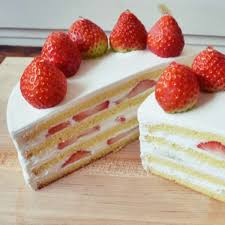
#> input picture img/s2.jpg, 225 x 225 px
$ jupyter execute strawberry_detect.ipynb
#> lines starting #> are read from the running program, lines starting #| are printed output that depends on the picture
[cell 1]
import cv2
import copy

c = cv2.CascadeClassifier('haar/strawberrydetector.xml')
img = cv2.imread('img/s2.jpg')
#> img is the input picture: shape (225, 225, 3); mean B, G, R 139.1, 156.3, 189
gray = cv2.cvtColor(img, cv2.COLOR_BGR2GRAY)
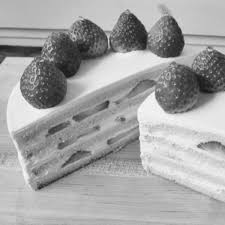
#> gray: shape (225, 225); min 22, max 252, mean 164.1
straw = c.detectMultiScale(gray,
            scaleFactor=1.1,
            minNeighbors=5,
            minSize=(40, 40)
                           )
#> straw = [[79, 73, 63, 63]]
# img2 = copy.deepcopy(img)
img2 = img.copy()
for (x, y, w, h) in straw:
    print(x)
    cv2.rectangle(img2, (x, y), (x + w, y + h), (255, 0, 0), 2)
    res = img2
#> this loop made 1 pass
#| 79

if len(straw)==0:
    print('no strawberry')
else:
    cv2.imshow('img', img)
    cv2.imshow('res', img2)
    cv2.waitKey(0)
    cv2.destroyAllWindows()


$ run again, with img/a.jpg copied over img/s2.jpg
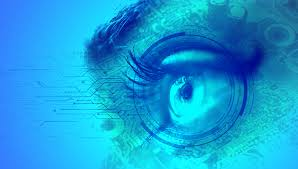
#> input picture img/a.jpg, 298 x 169 px
#> img is the input picture: shape (169, 298, 3); mean B, G, R 215.5, 158.1, 22.4
#> `gray = cv2.cvtColor(img, cv2.COLOR_BGR2GRAY)`:
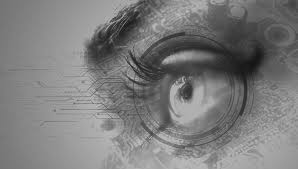
#> gray: shape (169, 298); min 20, max 197, mean 124.1
#> straw = [[123, 48, 66, 66]]
#> the loop `for (x, y, w, h) in straw:` made 1 pass
#> (printed output is left out)
